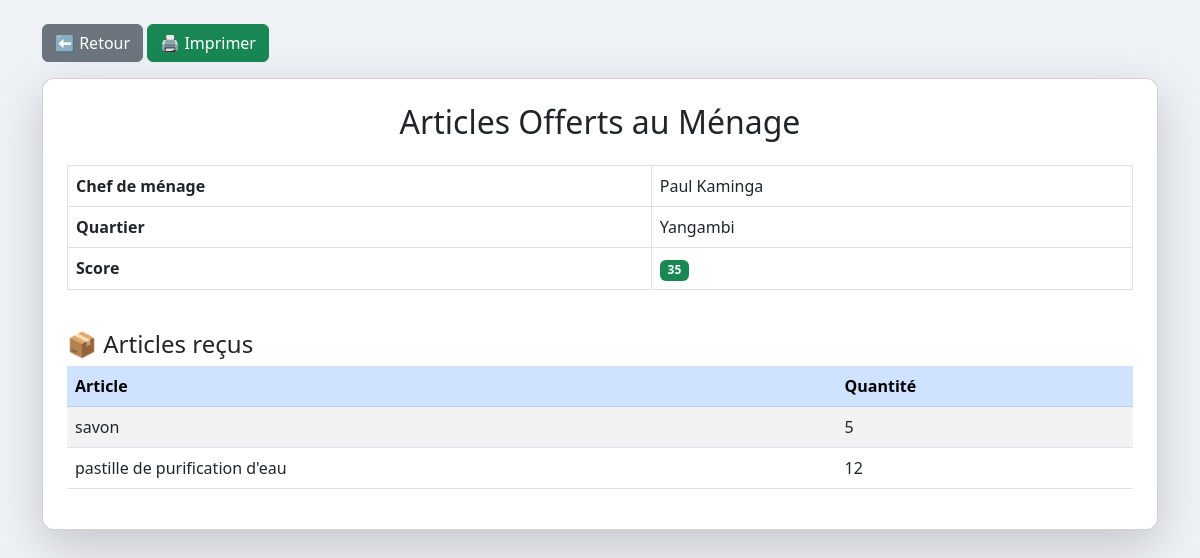
The app's page /menages/1/articles/ with its own data.
### application/models.py (models this page shows, shortened)
class Distribution(models.Model):
    menage = models.ForeignKey(Menage, on_delete=models.CASCADE, related_name="distributions", null=True)
    date_distribution = models.DateTimeField()
    fournisseurid = models.ForeignKey(User, on_delete=models.SET_NULL, null=True, related_name="offres_fournies")

class Menage(models.Model):
    identite = models.CharField(max_length=255)
    uuid = models.UUIDField(
        default=uuid.uuid4,      # génère automatiquement un UUID unique
        editable=False            # empêche la modification manuelle
    )
    village_quartier = models.CharField(max_length=255)
    numero_menage = models.CharField(max_length=50, null=True, blank=True)
    date_enquete = models.DateField()
    nom_enqueteur = models.ForeignKey(User, on_delete=models.SET_NULL, null=True)
    latitude = models.FloatField(null=True, blank=True)
    longitude = models.FloatField(null=True, blank=True)
    score_total = models.IntegerField(default=0)
    genre = models.CharField(max_length=10, choices=[
        ('Masculin', 'Masculin'),
        ('Féminin', 'Féminin'),
    ], null=True, blank=True)
    air_sante = models.CharField(max_length=50, choices=[
        ('Yalosase', 'Yalosase'),
        ('Lilanda', 'Lilanda'),
        ('Baonga', 'Baonga'),
        ('Yabasabola', 'Yabasabola'),
        ('Yasanga', 'Yasanga'),
        ('Yakosanga', 'Yakosanga'),
        ('Yafunga', 'Yafunga'),
        ('Lomboto', 'Lomboto'),
        ('Yabongengo', 'Yabongengo'),
        ('Yaelomba', 'Yaelomba'),
    ], null=True, blank=True)
    img = models.ImageField(upload_to='menage_images/', null=True, blank=True)
    adresse = models.CharField(max_length=255, null=True, blank=True)
    niveau_vulnerabilite = models.CharField(max_length=50, null=True, blank=True, choices=[
        ('Très vulnérable', 'Très vulnérable'),
        ('Vulnérable', 'Vulnérable'),
        ('Moins vulnérable', 'Moins vulnérable'),
    ], default='Moins vulnérable')

class ItemDistribution(models.Model):
    distribution = models.ForeignKey(Distribution, on_delete=models.CASCADE, related_name="item_distributions")
    article = models.CharField(max_length=50)
    quantite = models.IntegerField()
    def __str__(self):
        return f"{self.article} x{self.quantite} for Distribution {self.distribution.id}"

### application/views.py (the view)
# urls.py: path("menages/<int:id>/articles/", views.menage_detail_articles),
def menage_detail_articles(request, id):
    distribution = get_object_or_404(Distribution, id=id)
    items = ItemDistribution.objects.filter(distribution=distribution)
    print(items)
    return render(request, "admin/detail_articles.html", {
        "distribution": distribution,
        "items": items
    })

### templates/admin/detail_articles.html (shortened to what this page needs)
<!DOCTYPE html>
<html lang="fr">
<head>
    <link href="https://cdn.jsdelivr.net/npm/bootstrap@5.3.0/dist/css/bootstrap.min.css" rel="stylesheet">
</head>
<body>
<div class="container mt-4">
    <div class="no-print mb-3">
        <a href="/menages/" class="btn btn-secondary">⬅ Retour</a>
        <button onclick="window.print()" class="btn btn-success">🖨 Imprimer</button>
    </div>
    <div class="card shadow-lg p-4">
        <h2 class="text-center mb-4">Articles Offerts au Ménage</h2>
        <table class="table table-bordered">
            <tr>
                <th>Chef de ménage</th>
                <td>{{ distribution.menage.identite }}</td>
            </tr>
            <tr>
                <th>Quartier</th>
                <td>{{ distribution.menage.village_quartier }}</td>
            </tr>
            <tr>
                <th>Score</th>
                <td><span class="badge bg-success">{{ distribution.menage.score_total }}</span></td>
            </tr>
        </table>
        <h4 class="mt-4">📦 Articles reçus</h4>
        {% if items %}
        <table class="table table-striped table-hover">
            <thead class="table-primary">
                <tr>
                    <th>Article</th>
                    <th>Quantité</th>
                </tr>
            </thead>
            <tbody>
                {% for item in items %}
                <tr>
                    <td>{{ item.article }}</td>
                    <td>{{ item.quantite }}</td>
                </tr>
                {% endfor %}
            </tbody>
        </table>
        {% else %}
            <div class="alert alert-info">Aucun article attribué.</div>
        {% endif %}
    </div>
</div>
</body>
</html>

### templates/admin/detail_articles.html (style rules this page uses)
.card { border-radius: 12px; }
body { background: #eef1f5; }

### records on screen
Distribution: menage.identite "Paul Kaminga", menage.village_quartier "Yangambi", menage.score_total "35"
ItemDistribution: article "savon", quantite "5"
ItemDistribution: article "pastille de purification d'eau", quantite "12"
